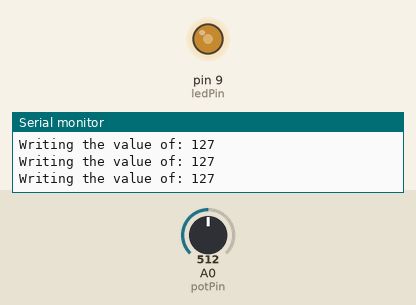
A sketch run on a simulated Arduino Uno, built with avr-gcc and run on an emulated ATmega328P. Parts: output pins drawn as LEDs (lit = HIGH), the last lines printed to the serial monitor. Inputs (shaded band) come from the test bench; at power-on: A0 (potPin) = 512.

Above: at 1.2 s.
1.3 s: A0 (potPin) set to 45
At 2.1 s:
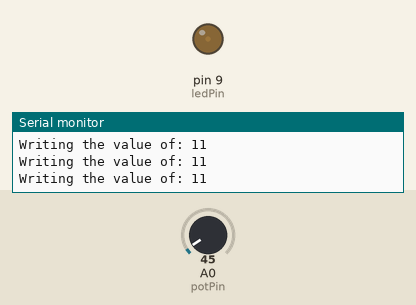
2.8 s: A0 (potPin) set to 38
At 3.7 s:
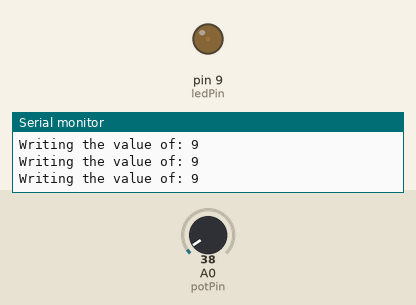
4.3 s: A0 (potPin) set to 716
At 5.5 s:
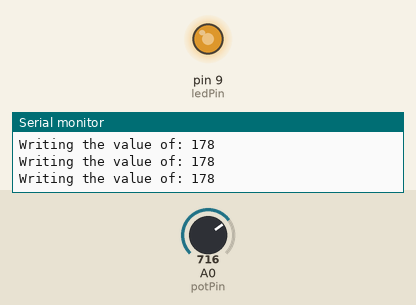
5.8 s: A0 (potPin) set to 900
At 7.0 s:
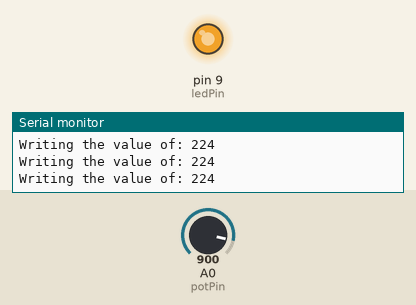
7.3 s: A0 (potPin) set to 0
At 7.8 s:
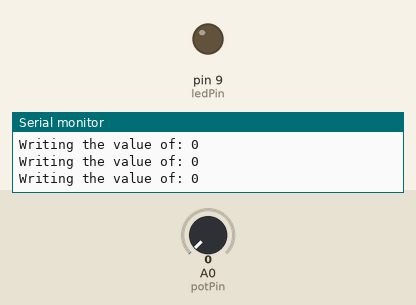
8.8 s: A0 (potPin) set to 511
At 9.4 s:
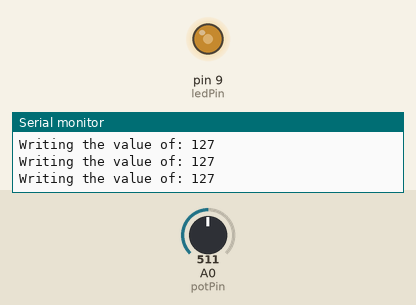
Timing chart, 0 to 11.3 s (numbered marks = the images above; inputs shaded):
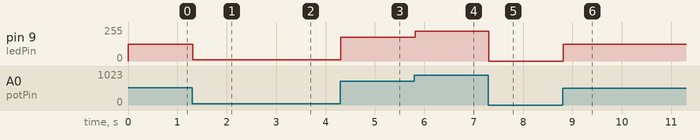

The sketch:

led_potentiometer.ino
```cpp
const int potPin=A0;
const int ledPin = 9;      // the pin that the LED is attached to

int readValue;
int writeValue;

void setup()
{
  // initialize the serial communication:
  Serial.begin(9600);
  pinMode(potPin, INPUT);
  // initialize the ledPin as an output:
  pinMode(ledPin, OUTPUT);
}

void loop() {

  readValue=analogRead(potPin);
  writeValue = (255.0/1023.0) * readValue;
  analogWrite(ledPin, writeValue);
  Serial.print("Writing the value of: ");
  Serial.println(writeValue);


}
```

Measured:
- after the input at 1.3 s, pin 9 (ledPin): 127/255 → 11/255 at once
- after the input at 2.8 s, pin 9 (ledPin): 11/255 → 9/255 at once
- after the input at 4.3 s, pin 9 (ledPin): 9/255 → 178/255 at once
- after the input at 5.8 s, pin 9 (ledPin): 178/255 → 224/255 at once
- after the input at 7.3 s, pin 9 (ledPin): 224/255 → 0/255 at once
- after the input at 8.8 s, pin 9 (ledPin): 0/255 → 127/255 at once
